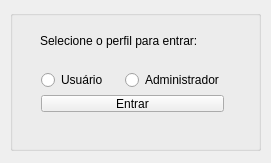
<?xml version="1.0" encoding="UTF-8"?>
<ui version="4.0">
 <class>MainWindow</class>
 <widget class="QMainWindow" name="MainWindow">
  <property name="geometry">
   <rect>
    <x>0</x>
    <y>0</y>
    <width>271</width>
    <height>163</height>
   </rect>
  </property>
  <property name="windowTitle">
   <string>Rede Social Colaborativa</string>
  </property>
  <widget class="QWidget" name="centralWidget">
   <widget class="QGroupBox" name="groupBox">
    <property name="geometry">
     <rect>
      <x>10</x>
      <y>10</y>
      <width>251</width>
      <height>141</height>
     </rect>
    </property>
    <property name="title">
     <string/>
    </property>
    <widget class="QLabel" name="label">
     <property name="geometry">
      <rect>
       <x>30</x>
       <y>20</y>
       <width>201</width>
       <height>21</height>
      </rect>
     </property>
     <property name="text">
      <string>Selecione o perfil para entrar:</string>
     </property>
    </widget>
    <widget class="QWidget" name="">
     <property name="geometry">
      <rect>
       <x>20</x>
       <y>50</y>
       <width>205</width>
       <height>63</height>
      </rect>
     </property>
     <layout class="QVBoxLayout" name="verticalLayout_2">
      <item>
       <layout class="QHBoxLayout" name="horizontalLayout_2">
        <item>
         <widget class="QRadioButton" name="radioButtonUsuario">
          <property name="text">
           <string>Usuário</string>
          </property>
         </widget>
        </item>
        <item>
         <widget class="QRadioButton" name="radioButtonAdmin">
          <property name="text">
           <string>Administrador</string>
          </property>
         </widget>
        </item>
       </layout>
      </item>
      <item>
       <widget class="QPushButton" name="pushButton">
        <property name="text">
         <string>Entrar</string>
        </property>
       </widget>
      </item>
     </layout>
    </widget>
    <zorder>label</zorder>
    <zorder>label_2</zorder>
    <zorder>lineEdit_nome</zorder>
    <zorder>lineEdit_senha</zorder>
    <zorder>lineEdit_nome</zorder>
    <zorder>pushButton</zorder>
    <zorder>radioButtonUsuario</zorder>
    <zorder>radioButtonAdmin</zorder>
    <zorder>label</zorder>
   </widget>
  </widget>
 </widget>
 <layoutdefault spacing="6" margin="11"/>
 <resources/>
 <connections/>
</ui>
